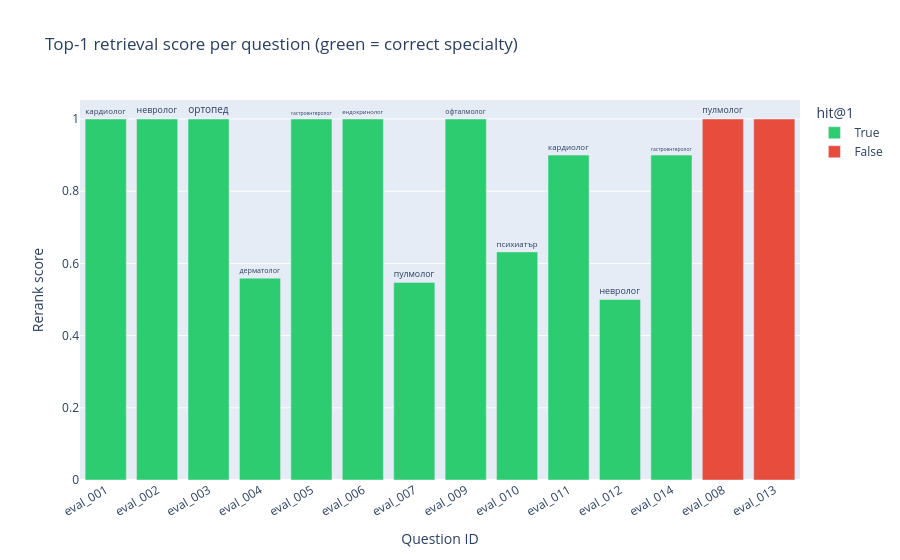

Notebook code cell kept with this figure:
### Code cell
# Chart: Hit@1 per question coloured by correctness
fig = px.bar(
    df_ret,
    x='id', y='top_score',
    color='hit@1',
    color_discrete_map={True: '#2ecc71', False: '#e74c3c'},
    title='Top-1 retrieval score per question (green = correct specialty)',
    labels={'top_score': 'Rerank score', 'id': 'Question ID'},
    text='top1_retrieved',
)
fig.update_traces(textposition='outside', textfont_size=10)
fig.update_layout(xaxis_tickangle=-30, showlegend=True)
fig.show()

### Figure 1 — Plotly figure (JSON) as saved in the notebook; plotly's stock layout.template omitted (floating-point values rounded to 4 significant figures)
{"data": [{"hovertemplate": "hit@1=True<br>Question ID=%{x}<br>Rerank score=%{y}<br>top1_retrieved=%{text}<extra></extra>", "legendgroup": "True", "marker": {"color": "#2ecc71", "pattern": {"shape": ""}}, "name": "True", "orientation": "v", "showlegend": true, "text": ["кардиолог", "невролог", "ортопед", "дерматолог", "гастроентеролог", "ендокринолог", "пулмолог", "офталмолог", "психиатър", "кардиолог", "невролог", "гастроентеролог"], "textfont": {"size": 10}, "textposition": "outside", "type": "bar", "x": ["eval_001", "eval_002", "eval_003", "eval_004", "eval_005", "eval_006", "eval_007", "eval_009", "eval_010", "eval_011", "eval_012", "eval_014"], "xaxis": "x", "y": [1.0, 1.0, 1.0, 0.5591, 1.0, 1.0, 0.5474, 1.0, 0.6319, 0.9, 0.5, 0.9], "yaxis": "y"}, {"hovertemplate": "hit@1=False<br>Question ID=%{x}<br>Rerank score=%{y}<br>top1_retrieved=%{text}<extra></extra>", "legendgroup": "False", "marker": {"color": "#e74c3c", "pattern": {"shape": ""}}, "name": "False", "orientation": "v", "showlegend": true, "text": ["пулмолог", ""], "textfont": {"size": 10}, "textposition": "outside", "type": "bar", "x": ["eval_008", "eval_013"], "xaxis": "x", "y": [1.0, 1.0], "yaxis": "y"}], "layout": {"barmode": "relative", "legend": {"title": {"text": "hit@1"}, "tracegroupgap": 0}, "showlegend": true, "title": {"text": "Top-1 retrieval score per question (green = correct specialty)"}, "xaxis": {"anchor": "y", "domain": [0, 1], "tickangle": -30, "title": {"text": "Question ID"}}, "yaxis": {"anchor": "x", "domain": [0, 1], "title": {"text": "Rerank score"}}}}
